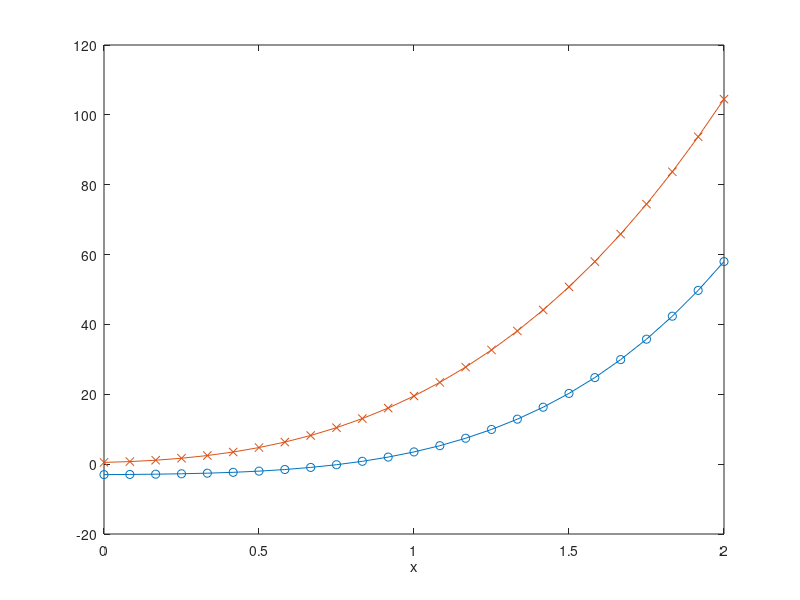

Here is the MATLAB script that generated this plot: (Note: this script raises an error after producing the figure.)
%% implement f(x) and df/dx and plot between 0 and 2
clear variables

f = @(x) 2*x.^4 + 3*x.^3 + x.^2 + 0.5*x - 3;
df_dx_e = @(x) 8*x.^3 + 9*x.^2 + 2*x + 0.5;

x = linspace(0,2,25);

plot(x,f(x),'-o',...
    x,df_dx_e(x),'-x');
xlabel('x')
fontsize(14,'points')
legend('f(x)','df/dx','Location','best');

%% Testing numerical formulas
clc

x = 1; % point for evaluation of derivative

% define anonymous function for FWD/BWD/CD
df_dx_FW = @(x,h) (f(x+h)-f(x))./h;
df_dx_BW = @(x,h) (f(x)-f(x-h))./h;
df_dx_C = @(x,h) (f(x+h)-f(x-h))./(2*h);

h = 1E-3;
df_dx_FW(x,h)
df_dx_BW(x,h)
df_dx_C(x,h)

format long

T = table(h,df_dx_e(x),...
    df_dx_FW(x,h),df_dx_BW(x,h),df_dx_C(x,h),...
    'VariableNames',{'h','exact','FWD','BWD','CD'});
disp(T)

%% make it systematic
h = logspace(-16,-1,16);

% use transpose operator to turn row-arrays to column-arrays
T = table(h',df_dx_e(repelem(x,16))',...
    df_dx_FW(x,h)',df_dx_BW(x,h)',df_dx_C(x,h)',...
    'VariableNames',{'h','exact','FWD','BWD','CD'});
disp(T)

% we see effect of:
% roundoff-error -> machine arithmetics
% truncation error -> truncation in Taylor series

%% Plot of the error
h = logspace(-16,-1,1E2);

% define a relative error function
err = @(x,h,fun) abs((df_dx_e(x)-fun(x,h))/df_dx_e(x));

loglog(h,err(x,h,df_dx_FW),...
    h,err(x,h,df_dx_BW),'--',...
    h,err(x,h,df_dx_C),'-.','LineWidth',2)
grid on
xlabel('h');
ylabel('relative error')
legend('FW','BW','C','Location','best')
fontsize(14,'points')

% roundoff error proportional to eps/h
% truncation error proportional to:
% h (first-order methods)
% h^2 (second-order methods)

% With CD, the value of h for which truncation error
% is comparable to roundoff error is much larger than
% for first-order methods

%% Plot err for FWD and eps/h, h
close all

x = 1; % point for evaluation of derivative

tiledlayout(2,1)

nexttile
loglog(h,err(x,h,df_dx_FW),h,x*eps./h,'--',h,h/x,'--','LineWidth',2)
legend('err FW','x*eps./(h)','truncation O(h)');
ylim([1E-12 inf]);

% The same for CD
% theoretical roundoff error: ∝(eps/h)
% theoretical truncation error: ∝(h^2)
nexttile
loglog(h,err(x,h,df_dx_C),h,x*eps./h,'--',h,x*eps./(2*h),'.-',h,(h/x).^2,'--','LineWidth',2)
legend('err FW','eps./(h)','eps./(2*h)','truncation O(h^2)');
ylim([1E-12 inf]);

% now try x = 1000;
% ...important to scale 
% roundoff: eps/h -> x*eps/h    (proportional to the relative scale of x in floating-point arithmetic)
% truncation (2nd order): h.^2 -> (h/x).^2 ()

